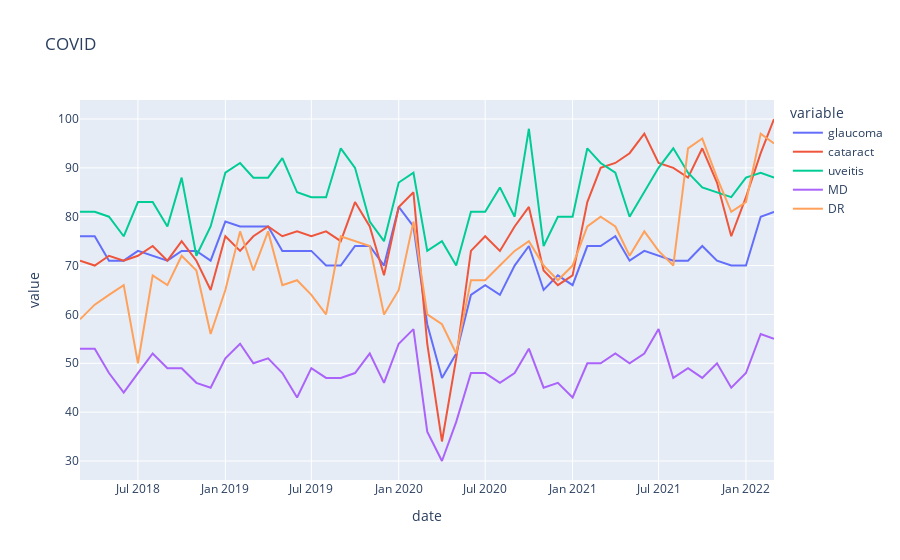

Notebook code for this chart:
### Code cell
fig = px.line(all_data, title="COVID")
# fig.write_image(file='Figures/COVID.png', format='png')
fig.show()
# fig.write_html('Figures/COVID.html')

### Figure 1 — Plotly figure (JSON) as saved in the notebook; plotly's stock layout.template omitted (floating-point values rounded to 4 significant figures)
{"data": [{"hovertemplate": "variable=glaucoma<br>date=%{x}<br>value=%{y}<extra></extra>", "legendgroup": "glaucoma", "line": {"color": "#636efa", "dash": "solid"}, "marker": {"symbol": "circle"}, "mode": "lines", "name": "glaucoma", "orientation": "v", "showlegend": true, "type": "scatter", "x": ["2018-03-01", "2018-04-01", "2018-05-01", "2018-06-01", "2018-07-01", "2018-08-01", "2018-09-01", "2018-10-01", "2018-11-01", "2018-12-01", "2019-01-01", "2019-02-01", "2019-03-01", "2019-04-01", "2019-05-01", "2019-06-01", "2019-07-01", "2019-08-01", "2019-09-01", "2019-10-01", "2019-11-01", "2019-12-01", "2020-01-01", "2020-02-01", "2020-03-01", "2020-04-01", "2020-05-01", "2020-06-01", "2020-07-01", "2020-08-01", "2020-09-01", "2020-10-01", "2020-11-01", "2020-12-01", "2021-01-01", "2021-02-01", "2021-03-01", "2021-04-01", "2021-05-01", "2021-06-01", "2021-07-01", "2021-08-01", "2021-09-01", "2021-10-01", "2021-11-01", "2021-12-01", "2022-01-01", "2022-02-01", "2022-03-01"], "xaxis": "x", "y": [76, 76, 71, 71, 73, 72, 71, 73, 73, 71, 79, 78, 78, 78, 73, 73, 73, 70, 70, 74, 74, 70, 82, 78, 58, 47, 52, 64, 66, 64, 70, 74, 65, 68, 66, 74, 74, 76, 71, 73, 72, 71, 71, 74, 71, 70, 70, 80, 81], "yaxis": "y"}, {"hovertemplate": "variable=cataract<br>date=%{x}<br>value=%{y}<extra></extra>", "legendgroup": "cataract", "line": {"color": "#EF553B", "dash": "solid"}, "marker": {"symbol": "circle"}, "mode": "lines", "name": "cataract", "orientation": "v", "showlegend": true, "type": "scatter", "x": ["2018-03-01", "2018-04-01", "2018-05-01", "2018-06-01", "2018-07-01", "2018-08-01", "2018-09-01", "2018-10-01", "2018-11-01", "2018-12-01", "2019-01-01", "2019-02-01", "2019-03-01", "2019-04-01", "2019-05-01", "2019-06-01", "2019-07-01", "2019-08-01", "2019-09-01", "2019-10-01", "2019-11-01", "2019-12-01", "2020-01-01", "2020-02-01", "2020-03-01", "2020-04-01", "2020-05-01", "2020-06-01", "2020-07-01", "2020-08-01", "2020-09-01", "2020-10-01", "2020-11-01", "2020-12-01", "2021-01-01", "2021-02-01", "2021-03-01", "2021-04-01", "2021-05-01", "2021-06-01", "2021-07-01", "2021-08-01", "2021-09-01", "2021-10-01", "2021-11-01", "2021-12-01", "2022-01-01", "2022-02-01", "2022-03-01"], "xaxis": "x", "y": [71, 70, 72, 71, 72, 74, 71, 75, 71, 65, 76, 73, 76, 78, 76, 77, 76, 77, 75, 83, 78, 68, 82, 85, 54, 34, 51, 73, 76, 73, 78, 82, 69, 66, 68, 83, 90, 91, 93, 97, 91, 90, 88, 94, 87, 76, 84, 93, 100], "yaxis": "y"}, {"hovertemplate": "variable=uveitis<br>date=%{x}<br>value=%{y}<extra></extra>", "legendgroup": "uveitis", "line": {"color": "#00cc96", "dash": "solid"}, "marker": {"symbol": "circle"}, "mode": "lines", "name": "uveitis", "orientation": "v", "showlegend": true, "type": "scatter", "x": ["2018-03-01", "2018-04-01", "2018-05-01", "2018-06-01", "2018-07-01", "2018-08-01", "2018-09-01", "2018-10-01", "2018-11-01", "2018-12-01", "2019-01-01", "2019-02-01", "2019-03-01", "2019-04-01", "2019-05-01", "2019-06-01", "2019-07-01", "2019-08-01", "2019-09-01", "2019-10-01", "2019-11-01", "2019-12-01", "2020-01-01", "2020-02-01", "2020-03-01", "2020-04-01", "2020-05-01", "2020-06-01", "2020-07-01", "2020-08-01", "2020-09-01", "2020-10-01", "2020-11-01", "2020-12-01", "2021-01-01", "2021-02-01", "2021-03-01", "2021-04-01", "2021-05-01", "2021-06-01", "2021-07-01", "2021-08-01", "2021-09-01", "2021-10-01", "2021-11-01", "2021-12-01", "2022-01-01", "2022-02-01", "2022-03-01"], "xaxis": "x", "y": [81, 81, 80, 76, 83, 83, 78, 88, 72, 78, 89, 91, 88, 88, 92, 85, 84, 84, 94, 90, 79, 75, 87, 89, 73, 75, 70, 81, 81, 86, 80, 98, 74, 80, 80, 94, 91, 89, 80, 85, 90, 94, 89, 86, 85, 84, 88, 89, 88], "yaxis": "y"}, {"hovertemplate": "variable=MD<br>date=%{x}<br>value=%{y}<extra></extra>", "legendgroup": "MD", "line": {"color": "#ab63fa", "dash": "solid"}, "marker": {"symbol": "circle"}, "mode": "lines", "name": "MD", "orientation": "v", "showlegend": true, "type": "scatter", "x": ["2018-03-01", "2018-04-01", "2018-05-01", "2018-06-01", "2018-07-01", "2018-08-01", "2018-09-01", "2018-10-01", "2018-11-01", "2018-12-01", "2019-01-01", "2019-02-01", "2019-03-01", "2019-04-01", "2019-05-01", "2019-06-01", "2019-07-01", "2019-08-01", "2019-09-01", "2019-10-01", "2019-11-01", "2019-12-01", "2020-01-01", "2020-02-01", "2020-03-01", "2020-04-01", "2020-05-01", "2020-06-01", "2020-07-01", "2020-08-01", "2020-09-01", "2020-10-01", "2020-11-01", "2020-12-01", "2021-01-01", "2021-02-01", "2021-03-01", "2021-04-01", "2021-05-01", "2021-06-01", "2021-07-01", "2021-08-01", "2021-09-01", "2021-10-01", "2021-11-01", "2021-12-01", "2022-01-01", "2022-02-01", "2022-03-01"], "xaxis": "x", "y": [53, 53, 48, 44, 48, 52, 49, 49, 46, 45, 51, 54, 50, 51, 48, 43, 49, 47, 47, 48, 52, 46, 54, 57, 36, 30, 38, 48, 48, 46, 48, 53, 45, 46, 43, 50, 50, 52, 50, 52, 57, 47, 49, 47, 50, 45, 48, 56, 55], "yaxis": "y"}, {"hovertemplate": "variable=DR<br>date=%{x}<br>value=%{y}<extra></extra>", "legendgroup": "DR", "line": {"color": "#FFA15A", "dash": "solid"}, "marker": {"symbol": "circle"}, "mode": "lines", "name": "DR", "orientation": "v", "showlegend": true, "type": "scatter", "x": ["2018-03-01", "2018-04-01", "2018-05-01", "2018-06-01", "2018-07-01", "2018-08-01", "2018-09-01", "2018-10-01", "2018-11-01", "2018-12-01", "2019-01-01", "2019-02-01", "2019-03-01", "2019-04-01", "2019-05-01", "2019-06-01", "2019-07-01", "2019-08-01", "2019-09-01", "2019-10-01", "2019-11-01", "2019-12-01", "2020-01-01", "2020-02-01", "2020-03-01", "2020-04-01", "2020-05-01", "2020-06-01", "2020-07-01", "2020-08-01", "2020-09-01", "2020-10-01", "2020-11-01", "2020-12-01", "2021-01-01", "2021-02-01", "2021-03-01", "2021-04-01", "2021-05-01", "2021-06-01", "2021-07-01", "2021-08-01", "2021-09-01", "2021-10-01", "2021-11-01", "2021-12-01", "2022-01-01", "2022-02-01", "2022-03-01"], "xaxis": "x", "y": [59, 62, 64, 66, 50, 68, 66, 72, 69, 56, 65, 77, 69, 77, 66, 67, 64, 60, 76, 75, 74, 60, 65, 79, 60, 58, 52, 67, 67, 70, 73, 75, 70, 67, 70, 78, 80, 78, 72, 77, 73, 70, 94, 96, 88, 81, 83, 97, 95], "yaxis": "y"}], "layout": {"legend": {"title": {"text": "variable"}, "tracegroupgap": 0}, "title": {"text": "COVID"}, "xaxis": {"anchor": "y", "domain": [0, 1], "title": {"text": "date"}}, "yaxis": {"anchor": "x", "domain": [0, 1], "title": {"text": "value"}}}}
